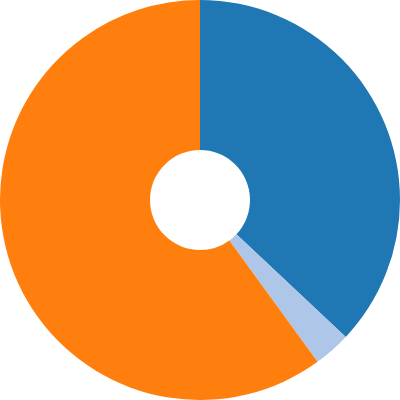

Here is the Vega-Lite specification saved for this chart:
### Vega specification from a JSON file in a GitHub repository (floating-point values rounded to 4 significant figures)
{"$schema": "https://vega.github.io/schema/vega/v3.0.json", "width": 200, "height": 200, "autosize": "none", "data": [{"name": "table", "values": [{"id": 1, "percents": 37}, {"id": 2, "percents": 3}, {"id": 3, "percents": 60}], "transform": [{"type": "pie", "field": "percents"}]}], "scales": [{"name": "color", "type": "ordinal", "range": {"scheme": "category20"}}, {"name": "r", "type": "sqrt", "domain": {"data": "table", "field": "data"}, "zero": true, "range": [40, 100]}], "marks": [{"type": "arc", "from": {"data": "table"}, "encode": {"enter": {"fill": {"scale": "color", "field": "id"}, "x": {"signal": "width / 2"}, "y": {"signal": "height / 2"}}, "update": {"startAngle": {"field": "startAngle"}, "endAngle": {"field": "endAngle"}, "padAngle": 0, "innerRadius": {"value": 25}, "outerRadius": {"signal": "width / 2"}, "cornerRadius": 0}}}]}
